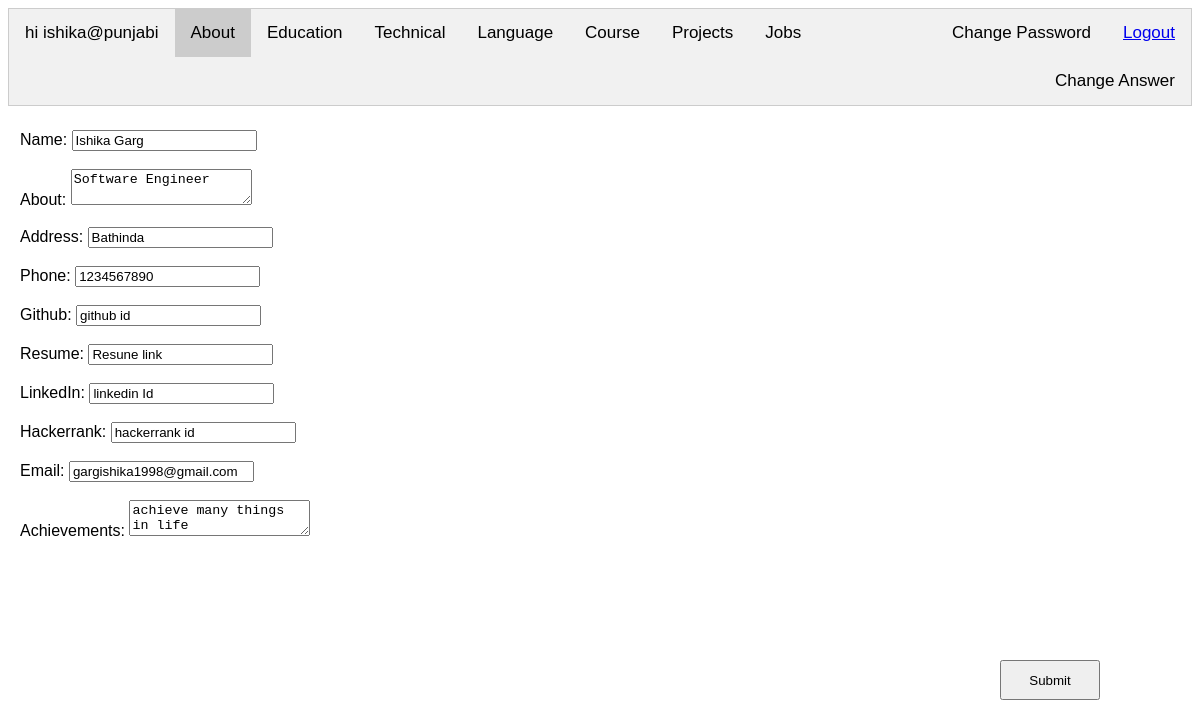
Screenshot of /success (signed in) with the database file from the repository.
### actual_code/models.py (models this page shows, shortened)
class Admin(UserMixin,db.Model):
    id = db.Column(db.Integer, primary_key=True)
    username= db.Column(db.Text, nullable = False, unique = True)
    password = db.Column(db.Text , nullable =False)
    question = db.Column(db.Text, nullable = False)
    answer = db.Column(db.Text, nullable = False)
    active = db.Column(db.Boolean,default=False)  #0 for inactive 1 for active
    role = db.Column(db.Boolean,default=False)   #0 for user 1 for admin
    @property
    def unhashed_password(self):
        raise AttributeError('Cannot view unhashed password !')
    @property
    def unhashed_answer(self):
        raise AttributeError('Cannot view unhashed answer !')

class User(db.Model):
    user_id = db.Column(db.Integer,db.ForeignKey('admin.id'), primary_key=True)
    name=db.Column(db.Text)
    about= db.Column(db.Text)
    address= db.Column(db.Text)
    email= db.Column(db.Text)
    phone= db.Column(db.Text)
    github= db.Column(db.Text)
    resume= db.Column(db.Text)
    linkedin= db.Column(db.Text)
    hackerrank= db.Column(db.Text)
    achievements= db.Column(db.Text)
    educations = db.relationship('Education',backref='user')
    user_technicals= db.relationship('User_technical',backref='user')
    user_languages= db.relationship('User_language',backref='user')
    user_courses= db.relationship('User_course',backref='user')
    user_projects= db.relationship('User_project',backref='user')
    user_jobs= db.relationship('User_job',backref='user')

### actual_code/routes.py (the view)
@main.route('/success', methods = ["GET",'POST'])
@login_required
def success():
    name=current_user.username
    if name.split("@")[0].lower()=="admin":
        pending=Admin.query.filter(and_(Admin.username.startswith("admin@"), Admin.active == 0)).all()
        approved=Admin.query.filter(and_(Admin.username.startswith("admin@"),Admin.active == 1)).all()
        return render_template("adminsuccess.html",pending=pending,approved=approved)
    elif name.split("@")[0].lower!="admin":
        user_id=current_user.id
        user=User.query.filter_by(user_id=user_id).first()
        return render_template('usersuccess.html',user=user)
    return render_template('usersuccess.html')

### actual_code/__init__.py (called while the page is built)
def create_app(config_file='settings.py'):
    app= Flask(__name__)
    app.config.from_pyfile(config_file)
    db.init_app(app)
    login_manager.init_app(app)
    login_manager.login_view= 'main.login'
    @login_manager.user_loader
    def load_user(id):
        user = Admin.query.get(id)
        return user
    app.register_blueprint(main)
    app.cli.add_command(create_tables)
    return app

### actual_code/templates/usersuccess.html (shortened to what this page needs)
<!DOCTYPE html>
<html>
<head>
<link rel="stylesheet" href="../static/usersuccess.css">
</head>
<body>
<div class="tab">
  <button class="tablinks">hi {{current_user.username}}</button>
  <button class="tablinks" onclick="openCity(event, 'About')" id="defaultOpen">About</button>
  <button class="tablinks" onclick="openCity(event, 'Education')">Education</button>
  <button class="tablinks" onclick="openCity(event, 'Technical')">Technical</button>
  <button class="tablinks" onclick="openCity(event, 'Language')">Language</button>
  <button class="tablinks" onclick="openCity(event, 'Course')">Course</button>
  <button class="tablinks" onclick="openCity(event, 'Project')">Projects</button>
  <button class="tablinks" onclick="openCity(event, 'Job')">Jobs</button>
  <div class="topbutton-right">
    <button style="float: right;" class="tablinks" ><a href="/logout">Logout</a></button>
    <button style="float: right;" class="tablinks" onclick="openCity(event, 'ChangePassword')">Change Password</button>
    <button style="float: right;" class="tablinks" onclick="openCity(event, 'ChangeAnswer')">Change Answer</button>
  </div>
</div>
<div id="About" class="tabcontent">
  <form class="form-signin" method="POST" action="/get_data">
    <br/><label for="user_name">Name:</label>
    <input type="text" value = "{{user.name}}" name="user_name"></input><br/><br/>
    <label for="user_about">About:</label>
    <textarea id="user_about" name="user_about">{{user.about}}</textarea><br/><br/>
    <label for="user_address">Address:</label>
    <input type="text" value = "{{user.address}}" name="user_address"></input><br/><br/>
    <label for="user_phone">Phone:</label>
    <input type="number" value = "{{user.phone}}" name="user_phone"></input><br/><br/>
    <label for="user_github">Github:</label>
    <input type="text" value = "{{user.github}}" name="user_github"></input><br/><br/>
    <label for="user_resume">Resume:</label>
    <input type="text" value = "{{user.resume}}" name="user_resume"></input><br/><br/>
    <label for="user_linkedin">LinkedIn:</label>
    <input type="text" value = "{{user.linkedin}}" name="user_linkedin"></input><br/><br/>
    <label for="user_hackerrank">Hackerrank:</label>
    <input type="text" value = "{{user.hackerrank}}" name="user_hackerrank"></input><br/><br/>
    <label for="user_email">Email:</label>
    <input type="email" value = "{{user.email}}" name="user_email"></input><br/><br/>
    <label for="user_achievements">Achievements:</label>
    <textarea id="user_achievements" name="user_achievements">{{user.achievements}}</textarea>
    <button type="submit" class="fixedbutton" style="width: 100px; height: 40px;">Submit</button>
  </form>
</div>
</body>
</html>

### actual_code/static/usersuccess.css (style rules this page uses)
body { font-family: Arial; }
.tab { overflow: hidden; border: 1px solid #ccc; background-color: #f1f1f1; }
.tab button { background-color: inherit; float: left; border: none; outline: none; cursor: pointer; padding: 14px 16px; transition: 0.3s; font-size: 17px; }
.tab button.active { background-color: #ccc; }
.tabcontent { display: none; padding: 6px 12px; -webkit-animation: fadeEffect 1s; animation: fadeEffect 1s; }
.fixedbutton { position: fixed; bottom: 100px; right: 100px; }

### rows the page displays
Admin: username "ishika@punjabi"
User: user_name "Ishika Garg", user_about "Software Engineer", user_address "Bathinda", user_phone "1234567890", user_github "github id", user_resume "Resune link", user_linkedin "linkedin Id", user_hackerrank "hackerrank id", user_email "gargishika1998@gmail.com", user_achievements "achieve many things in life"
